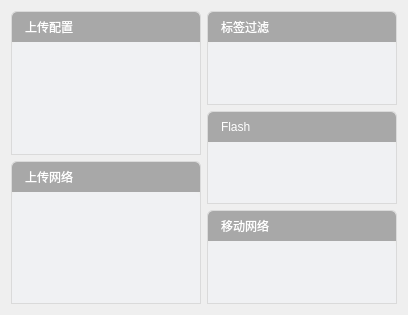
<?xml version="1.0" encoding="UTF-8"?>
<ui version="4.0">
 <class>TabUploadForm</class>
 <widget class="QWidget" name="TabUploadForm">
  <property name="geometry">
   <rect>
    <x>0</x>
    <y>0</y>
    <width>408</width>
    <height>315</height>
   </rect>
  </property>
  <property name="windowTitle">
   <string>Form</string>
  </property>
  <layout class="QGridLayout" name="gridLayout_5">
   <item row="0" column="0">
    <layout class="QGridLayout" name="gridLayout_4">
     <item row="0" column="0">
      <layout class="QVBoxLayout" name="verticalLayout">
       <item>
        <widget class="QWidget" name="widget" native="true">
         <property name="styleSheet">
          <string notr="true">.QWidget
{
	border: 1px solid rgb(218,218,218);
	border-top-right-radius: 5px;
	border-top-left-radius: 5px;
}</string>
         </property>
         <layout class="QGridLayout" name="gridLayout">
          <property name="leftMargin">
           <number>1</number>
          </property>
          <property name="topMargin">
           <number>1</number>
          </property>
          <property name="rightMargin">
           <number>1</number>
          </property>
          <property name="bottomMargin">
           <number>1</number>
          </property>
          <property name="horizontalSpacing">
           <number>6</number>
          </property>
          <property name="verticalSpacing">
           <number>0</number>
          </property>
          <item row="0" column="0">
           <widget class="QLabel" name="label_6">
            <property name="minimumSize">
             <size>
              <width>0</width>
              <height>30</height>
             </size>
            </property>
            <property name="maximumSize">
             <size>
              <width>16777215</width>
              <height>30</height>
             </size>
            </property>
            <property name="styleSheet">
             <string notr="true">font: 10pt &quot;微软雅黑&quot;;
color: rgb(255, 255, 255);
background-color: rgb(168, 168, 168);
padding: 3px 3px 3px 10px;
border: none;
border-top-right-radius: 5px;
border-top-left-radius: 5px;</string>
            </property>
            <property name="text">
             <string>上传配置</string>
            </property>
           </widget>
          </item>
          <item row="1" column="0">
           <widget class="QWidget" name="widget_2" native="true">
            <property name="styleSheet">
             <string notr="true">.QWidget
{
	border: none;
	background-color: rgb(240, 241, 243);
}</string>
            </property>
           </widget>
          </item>
         </layout>
        </widget>
       </item>
       <item>
        <widget class="QWidget" name="widget_7" native="true">
         <property name="styleSheet">
          <string notr="true">.QWidget
{
	border: 1px solid rgb(218,218,218);
	border-top-right-radius: 5px;
	border-top-left-radius: 5px;
}
</string>
         </property>
         <layout class="QVBoxLayout" name="verticalLayout_4">
          <property name="spacing">
           <number>0</number>
          </property>
          <property name="leftMargin">
           <number>1</number>
          </property>
          <property name="topMargin">
           <number>1</number>
          </property>
          <property name="rightMargin">
           <number>1</number>
          </property>
          <property name="bottomMargin">
           <number>1</number>
          </property>
          <item>
           <widget class="QLabel" name="label_9">
            <property name="minimumSize">
             <size>
              <width>0</width>
              <height>30</height>
             </size>
            </property>
            <property name="maximumSize">
             <size>
              <width>16777215</width>
              <height>30</height>
             </size>
            </property>
            <property name="styleSheet">
             <string notr="true">font: 10pt &quot;微软雅黑&quot;;
color: rgb(255, 255, 255);
background-color: rgb(168, 168, 168);
padding: 3px 3px 3px 10px;
border: none;
border-top-right-radius: 5px;
border-top-left-radius: 5px;
</string>
            </property>
            <property name="text">
             <string>上传网络</string>
            </property>
           </widget>
          </item>
          <item>
           <widget class="QWidget" name="widget_8" native="true">
            <property name="styleSheet">
             <string notr="true">.QWidget
{
	border: none;
	background-color: rgb(240, 241, 243);
}</string>
            </property>
           </widget>
          </item>
         </layout>
        </widget>
       </item>
      </layout>
     </item>
     <item row="0" column="1">
      <layout class="QVBoxLayout" name="verticalLayout_3">
       <item>
        <widget class="QWidget" name="widget_3" native="true">
         <property name="styleSheet">
          <string notr="true">.QWidget
{
	border: 1px solid rgb(218,218,218);
	border-top-right-radius: 5px;
	border-top-left-radius: 5px;
}
</string>
         </property>
         <layout class="QVBoxLayout" name="verticalLayout_2">
          <property name="spacing">
           <number>0</number>
          </property>
          <property name="leftMargin">
           <number>1</number>
          </property>
          <property name="topMargin">
           <number>1</number>
          </property>
          <property name="rightMargin">
           <number>1</number>
          </property>
          <property name="bottomMargin">
           <number>1</number>
          </property>
          <item>
           <widget class="QLabel" name="label_7">
            <property name="minimumSize">
             <size>
              <width>0</width>
              <height>30</height>
             </size>
            </property>
            <property name="maximumSize">
             <size>
              <width>16777215</width>
              <height>30</height>
             </size>
            </property>
            <property name="styleSheet">
             <string notr="true">font: 10pt &quot;微软雅黑&quot;;
color: rgb(255, 255, 255);
background-color: rgb(168, 168, 168);
padding: 3px 3px 3px 10px;
border: none;
border-top-right-radius: 5px;
border-top-left-radius: 5px;
</string>
            </property>
            <property name="text">
             <string>标签过滤</string>
            </property>
           </widget>
          </item>
          <item>
           <widget class="QWidget" name="widget_4" native="true">
            <property name="styleSheet">
             <string notr="true">.QWidget
{
	border: none;
	background-color: rgb(240, 241, 243);
}</string>
            </property>
           </widget>
          </item>
         </layout>
        </widget>
       </item>
       <item>
        <widget class="QWidget" name="widget_5" native="true">
         <property name="styleSheet">
          <string notr="true">.QWidget
{
	border: 1px solid rgb(218,218,218);
	border-top-right-radius: 5px;
	border-top-left-radius: 5px;
}</string>
         </property>
         <layout class="QGridLayout" name="gridLayout_2">
          <property name="leftMargin">
           <number>1</number>
          </property>
          <property name="topMargin">
           <number>1</number>
          </property>
          <property name="rightMargin">
           <number>1</number>
          </property>
          <property name="bottomMargin">
           <number>1</number>
          </property>
          <property name="verticalSpacing">
           <number>0</number>
          </property>
          <item row="0" column="0">
           <widget class="QLabel" name="label_8">
            <property name="minimumSize">
             <size>
              <width>0</width>
              <height>30</height>
             </size>
            </property>
            <property name="maximumSize">
             <size>
              <width>16777215</width>
              <height>30</height>
             </size>
            </property>
            <property name="styleSheet">
             <string notr="true">font: 10pt &quot;微软雅黑&quot;;
color: rgb(255, 255, 255);
background-color: rgb(168, 168, 168);
padding: 3px 3px 3px 10px;
border: none;
border-top-right-radius: 5px;
border-top-left-radius: 5px;</string>
            </property>
            <property name="text">
             <string>Flash</string>
            </property>
           </widget>
          </item>
          <item row="1" column="0">
           <widget class="QWidget" name="widget_6" native="true">
            <property name="styleSheet">
             <string notr="true">.QWidget
{
	border: none;
	background-color: rgb(240, 241, 243);
}</string>
            </property>
           </widget>
          </item>
         </layout>
        </widget>
       </item>
       <item>
        <widget class="QWidget" name="widget_9" native="true">
         <property name="styleSheet">
          <string notr="true">.QWidget
{
	border: 1px solid rgb(218,218,218);
	border-top-right-radius: 5px;
	border-top-left-radius: 5px;
}</string>
         </property>
         <layout class="QGridLayout" name="gridLayout_3">
          <property name="leftMargin">
           <number>1</number>
          </property>
          <property name="topMargin">
           <number>1</number>
          </property>
          <property name="rightMargin">
           <number>1</number>
          </property>
          <property name="bottomMargin">
           <number>1</number>
          </property>
          <property name="verticalSpacing">
           <number>0</number>
          </property>
          <item row="0" column="0">
           <widget class="QLabel" name="label_10">
            <property name="minimumSize">
             <size>
              <width>0</width>
              <height>30</height>
             </size>
            </property>
            <property name="maximumSize">
             <size>
              <width>16777215</width>
              <height>30</height>
             </size>
            </property>
            <property name="styleSheet">
             <string notr="true">font: 10pt &quot;微软雅黑&quot;;
color: rgb(255, 255, 255);
background-color: rgb(168, 168, 168);
padding: 3px 3px 3px 10px;
border: none;
border-top-right-radius: 5px;
border-top-left-radius: 5px;</string>
            </property>
            <property name="text">
             <string>移动网络</string>
            </property>
           </widget>
          </item>
          <item row="1" column="0">
           <widget class="QWidget" name="widget_10" native="true">
            <property name="styleSheet">
             <string notr="true">.QWidget
{
	border: none;
	background-color: rgb(240, 241, 243);
}</string>
            </property>
           </widget>
          </item>
         </layout>
        </widget>
       </item>
      </layout>
     </item>
    </layout>
   </item>
  </layout>
 </widget>
 <resources/>
 <connections/>
</ui>
